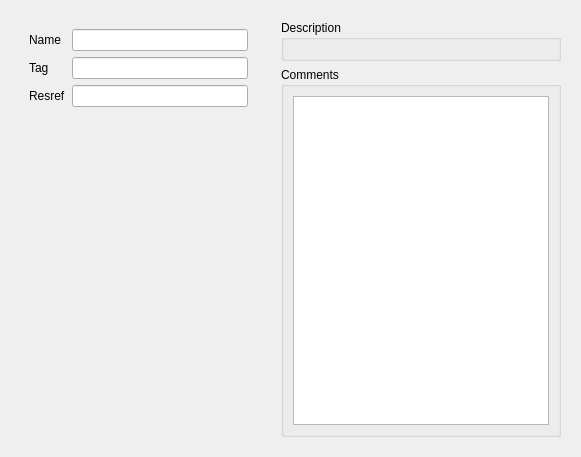
<?xml version="1.0" encoding="UTF-8"?>
<ui version="4.0">
 <class>WaypointGeneralView</class>
 <widget class="QWidget" name="WaypointGeneralView">
  <property name="geometry">
   <rect>
    <x>0</x>
    <y>0</y>
    <width>581</width>
    <height>457</height>
   </rect>
  </property>
  <property name="windowTitle">
   <string>Form</string>
  </property>
  <layout class="QHBoxLayout" name="horizontalLayout">
   <item>
    <widget class="QWidget" name="widget_4" native="true">
     <layout class="QVBoxLayout" name="verticalLayout_2">
      <item>
       <widget class="QWidget" name="widget_5" native="true">
        <property name="sizePolicy">
         <sizepolicy hsizetype="Preferred" vsizetype="Fixed">
          <horstretch>0</horstretch>
          <verstretch>0</verstretch>
         </sizepolicy>
        </property>
        <layout class="QGridLayout" name="gridLayout">
         <item row="0" column="0">
          <widget class="QLabel" name="label">
           <property name="text">
            <string>Name</string>
           </property>
          </widget>
         </item>
         <item row="0" column="1">
          <widget class="StrrefLineEdit" name="name"/>
         </item>
         <item row="1" column="0">
          <widget class="QLabel" name="label_2">
           <property name="text">
            <string>Tag</string>
           </property>
          </widget>
         </item>
         <item row="1" column="1">
          <widget class="QLineEdit" name="tag"/>
         </item>
         <item row="2" column="0">
          <widget class="QLabel" name="label_3">
           <property name="text">
            <string>Resref</string>
           </property>
          </widget>
         </item>
         <item row="2" column="1">
          <widget class="QLineEdit" name="resref"/>
         </item>
        </layout>
       </widget>
      </item>
      <item>
       <widget class="PropertyBrowser" name="properties" native="true"/>
      </item>
     </layout>
    </widget>
   </item>
   <item>
    <widget class="QWidget" name="widget_3" native="true">
     <layout class="QVBoxLayout" name="verticalLayout">
      <item>
       <widget class="QGroupBox" name="groupBox">
        <property name="title">
         <string>Description</string>
        </property>
        <layout class="QHBoxLayout" name="horizontalLayout_2">
         <item>
          <widget class="StrrefTextEdit" name="widget_2" native="true"/>
         </item>
        </layout>
       </widget>
      </item>
      <item>
       <widget class="QGroupBox" name="groupBox_2">
        <property name="title">
         <string>Comments</string>
        </property>
        <layout class="QHBoxLayout" name="horizontalLayout_3">
         <item>
          <widget class="QTextEdit" name="textEdit"/>
         </item>
        </layout>
       </widget>
      </item>
     </layout>
    </widget>
   </item>
  </layout>
 </widget>
 <customwidgets>
  <customwidget>
   <class>PropertyBrowser</class>
   <extends>QWidget</extends>
   <header>../propertybrowser.h</header>
   <container>1</container>
  </customwidget>
  <customwidget>
   <class>StrrefTextEdit</class>
   <extends>QWidget</extends>
   <header>../strreftextedit.h</header>
   <container>1</container>
  </customwidget>
  <customwidget>
   <class>StrrefLineEdit</class>
   <extends>QLineEdit</extends>
   <header>../strreflineedit.h</header>
  </customwidget>
 </customwidgets>
 <resources/>
 <connections/>
</ui>
